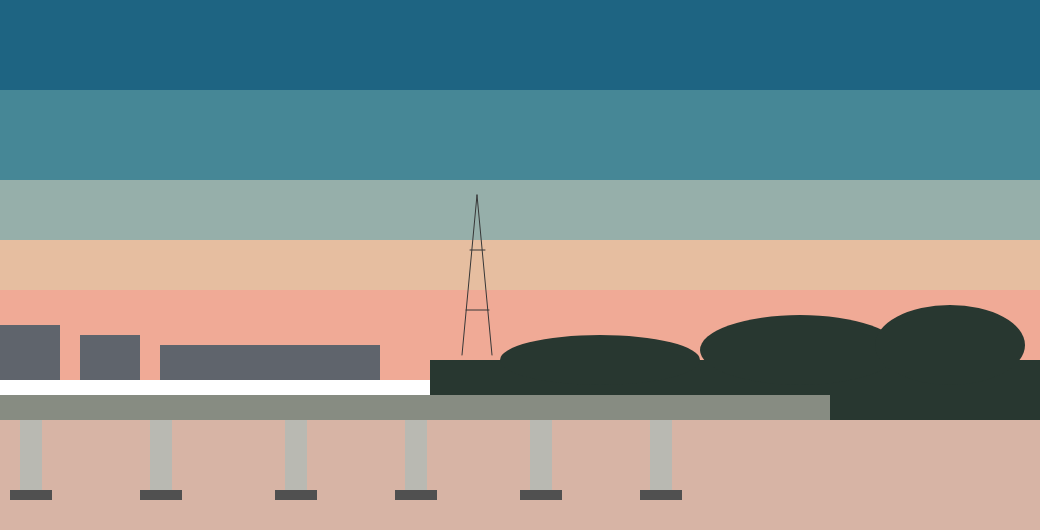
Frame 1 (no input)
Frame 60 (no input): identical to frame 1, image omitted
Frame 120 (the mouse pressed at the canvas centre since frame 60): identical to frame 1, image omitted

The p5.js sketch that drew this single still picture (run headless with seeded random() and noise() and a simulated clock; from frame 60 on, the mouse is pressed at the canvas centre):

// p5.js sketch
// ── sketch.js
function setup() {
  createCanvas(1040, 530);
}

function draw() {
  noStroke();

  // 하늘
  fill(30, 100, 130);
  rect(0, 0, 1040, 90);
  fill(70, 135, 150);
  rect(0, 90, 1040, 90);
  fill(150, 175, 170);
  rect(0, 180, 1040, 60);
  fill(230, 190, 160);
  rect(0, 240, 1040, 50);
  fill(240, 170, 150);
  rect(0, 290, 1040, 90);

  // 2. 건물
  fill(95, 100, 108);
  rect(0, 325, 60, 55);
  rect(80, 335, 60, 45);
  rect(160, 345, 220, 35);

  // 3. 나무
  fill(40, 55, 48);
  rect(430, 360, 610, 60);
  ellipse(600, 360, 200, 50);
  ellipse(800, 350, 200, 70);
  ellipse(950, 345, 150, 80);

  // 4. 송전탑
  stroke(55);
  line(477, 195, 462, 355);
  line(477, 195, 492, 355);
  line(470, 250, 485, 250);
  line(466, 310, 489, 310);
  noStroke();

  // 5. 강
  fill(215, 180, 165);
  rect(0, 420, 1040, 180);

  // 6. 다리 상판
  fill(135, 140, 130);
  rect(0, 395, 830, 25);

  // 7. 다리 기둥
  fill(185, 185, 178);
  rect(20, 420, 22, 75);
  rect(150, 420, 22, 75);
  rect(285, 420, 22, 75);
  rect(405, 420, 22, 75);
  rect(530, 420, 22, 75);
  rect(650, 420, 22, 75);

  // 8. 기둥 받침대
  fill(80, 80, 80);
  rect(10, 490, 42, 10);
  rect(140, 490, 42, 10);
  rect(275, 490, 42, 10);
  rect(395, 490, 42, 10);
  rect(520, 490, 42, 10);
  rect(640, 490, 42, 10);
}
